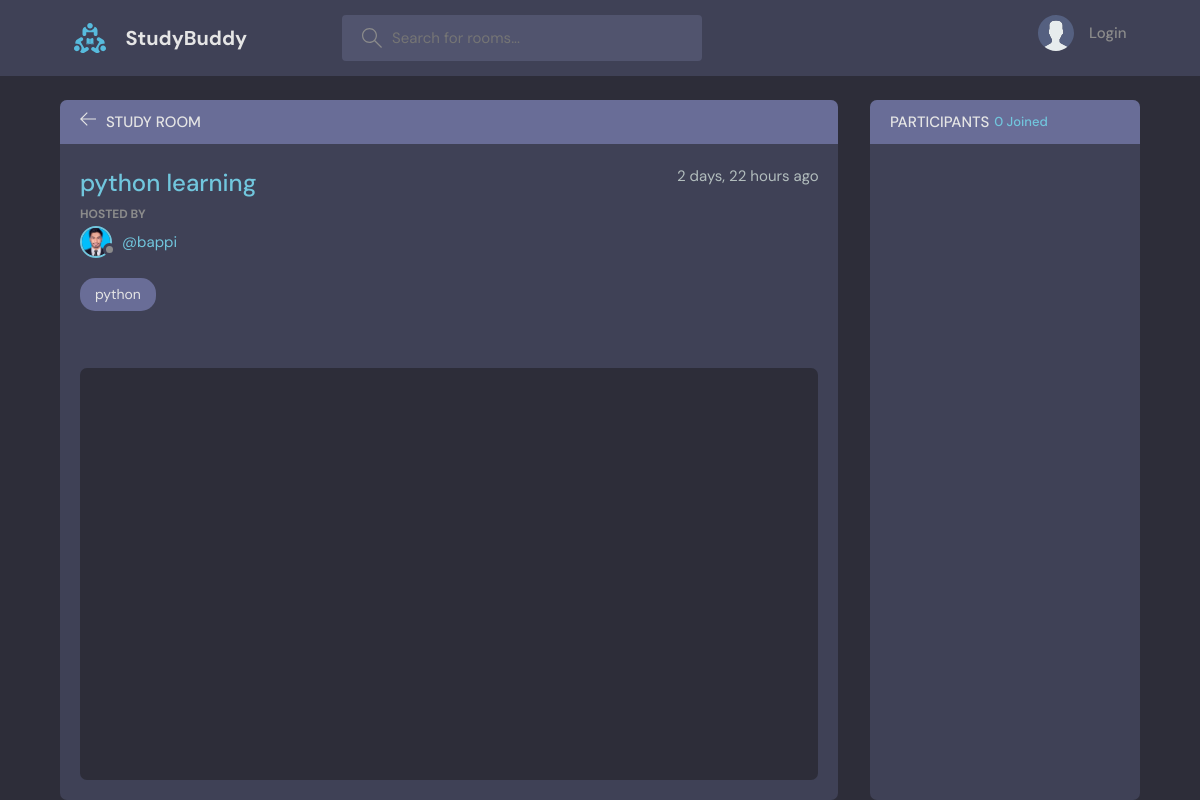
The app's page /room/1, older data.
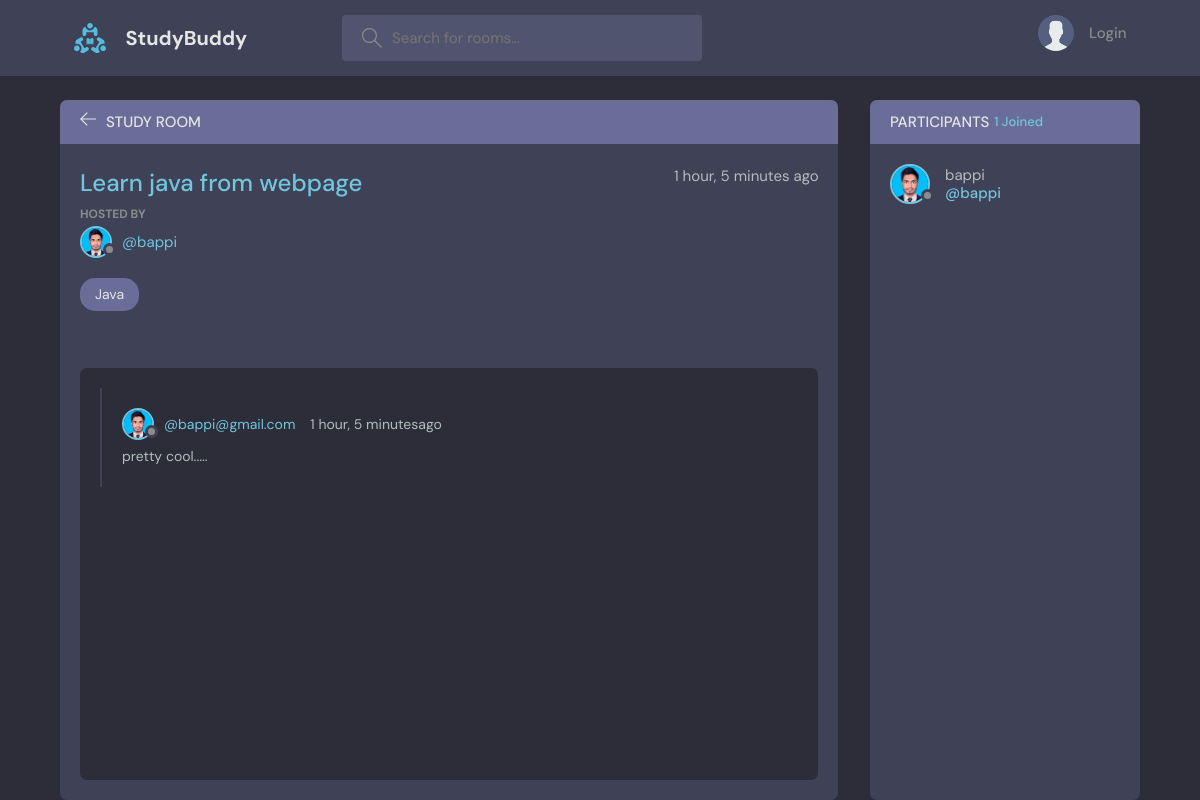
The same page, newer data.
### base/models.py (models this page shows, shortened)
class Rooms(models.Model):
    host = models.ForeignKey(User, on_delete=models.SET_NULL, null=True)
    topic = models.ForeignKey(Topic, on_delete=models.SET_NULL, null=True)
    name = models.CharField(max_length=200)
    description = models.TextField(null=True, blank=True)
    participants = models.ManyToManyField(User, related_name='participants', blank=True)
    updated = models.DateTimeField(auto_now=True)
    created = models.DateTimeField(auto_now_add=True)
    class Meta:
        ordering = ['-updated','-created']

class User(AbstractUser):
    name = models.CharField(max_length=200, null = True)
    email = models.EmailField(unique=True, null = True)
    bio = models.TextField(null=True)
    avatar = models.ImageField(null= True, default='avatar.svg')
    USERNAME_FIELD = 'email'
    REQUIRED_FIELDS = ['username']

class Topic(models.Model):
    name = models.CharField(max_length=200)
    def __str__(self):
        return self.name

class Message(models.Model):
    user = models.ForeignKey(User, on_delete=models.CASCADE)
    room = models.ForeignKey(Rooms, on_delete=models.CASCADE)
    body = models.TextField(max_length=200)
    updated = models.DateTimeField(auto_now=True)
    created = models.DateTimeField(auto_now_add=True)
    class Meta:
        ordering = ['-updated','-created']

### base/views.py (the view, shortened to what this page needs)
# urls.py: path('room/<str:pk>',views.room, name = 'room'),
def room(request,pk):
    room = Rooms.objects.get(id=pk)
    room_messages = room.message_set.all().order_by('-created')  #sob ses e eita abr dekhte hobe
    participants = room.participants.all()
    context = { 'room': room, 'room_messages': room_messages, 'participants':participants}
    return render(request, 'base/room.html',context)

### base/templates/base/room.html (shortened to what this page needs)
{% extends 'main.html' %}
{% block content%}
    <main class="profile-page layout layout--2">
      <div class="container">
        <div class="room">
          <div class="room__top">
            <div class="room__topLeft">
              <a href="{% url 'home' %}">
                <svg version="1.1" xmlns="http://www.w3.org/2000/svg" width="32" height="32" viewBox="0 0 32 32">
                  <title>arrow-left</title>
                  <path
                    d="M13.723 2.286l-13.723 13.714 13.719 13.714 1.616-1.611-10.96-10.96h27.625v-2.286h-27.625l10.965-10.965-1.616-1.607z"
                  ></path>
                </svg>
              </a>
              <h3>Study Room</h3>
            </div>
          </div>
          <div class="room__box scroll">
            <div class="room__header scroll">
              <div class="room__info">
                <h3>{{ room.name }}</h3>
                <span>{{ room.created|timesince }} ago</span>
              </div>
              <div class="room__hosted">
                <p>Hosted By</p>
                <a href="{% url 'user_profile' room.host.id %}" class="room__author">
                  <div class="avatar avatar--small">
                    <img src="{{room.host.avatar.url}}" />
                  </div>
                  <span>@{{room.host.username}}</span>
                </a>
              </div>
              <span class="room__topics">{{room.topic}}</span>
            </div>
            <div class="room__conversation">
              <div class="threads scroll">
                {% for message in room_messages %}
                <div class="thread">
                  <div class="thread__top">
                    <div class="thread__author">
                      <a href="{% url 'user_profile' message.user.id %}" class="thread__authorInfo">
                        <div class="avatar avatar--small">
                          <img src="{{room.host.avatar.url}}" />
                        </div>
                        <span>@{{message.user}}</span>
                      </a>
                      <span class="thread__date">{{message.created|timesince}}ago</span>
                    </div>
                  </div>
                  <div class="thread__details">
                    {{message.body}}
                  </div>
                </div>
                {% endfor %}
              </div>
            </div>
          </div>
        </div>
        <div class="participants">
          <h3 class="participants__top">Participants <span>{{ participants.count}} Joined</span></h3>
          <div class="participants__list scroll">
            {% for user in participants %}
            <a href="{% url 'user_profile' user.id %}" class="participant">
              <div class="avatar avatar--medium">
                <img src="{{ user.avatar.url }}" />
              </div>
              <p>
                {{ user.username }}
                <span>@{{ user.username }}</span>
              </p>
            </a>
            {% endfor %}
          </div>
        </div>
      </div>
    </main>
{% endblock %}

Row changes from the older to the newer data that the page shows:
changed Rooms "bappi": name "python learning" → "Learn java from webpage"; created "2 days, 22 hours" → "1 hour, 5 minutes"; host.avatar: a different picture; topic "python" → "Java"
now on this page (row edited): Message: host.avatar (picture), user "bappi@gmail.com", created "1 hour, 5 minutes", body "pretty cool....."
now on this page (row edited): User: avatar (picture), username "bappi"
Text that changed along with them:
{{ participants.count }}: "0" → "1"
